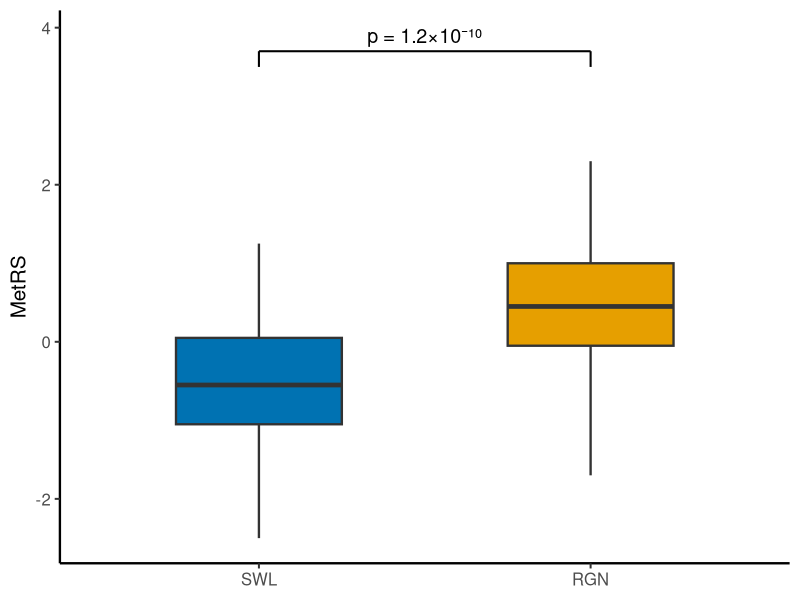

Here is the R script that generated this plot:
library(ggplot2)

d = read.csv("data.csv")
d$group = factor(d$group, levels = c("SWL", "RGN"))

fill_cols = c("SWL" = "#0072B2", "RGN" = "#E69F00")

p = ggplot(d, aes(x = group, fill = group)) +
  geom_boxplot(
    aes(ymin = whisker_low, lower = q1, middle = median, upper = q3, ymax = whisker_high),
    stat = "identity", width = 0.5, linewidth = 0.8, outlier.shape = NA
  ) +
  annotate("segment", x = 1, xend = 2, y = 3.7, yend = 3.7, linewidth = 0.7) +
  annotate("segment", x = 1, xend = 1, y = 3.5, yend = 3.7, linewidth = 0.7) +
  annotate("segment", x = 2, xend = 2, y = 3.5, yend = 3.7, linewidth = 0.7) +
  annotate("text", x = 1.5, y = 3.9, label = "p = 1.2\u00d710\u207b\u00b9\u2070", size = 5) +
  scale_fill_manual(values = fill_cols) +
  scale_x_discrete(limits = c("SWL", "RGN")) +
  labs(x = NULL, y = "MetRS") +
  theme_classic(base_size = 15) +
  theme(legend.position = "none", axis.line = element_line(linewidth = 0.8))

ggsave("fig3a.png", p, width = 5, height = 4, dpi = 800, bg = "white")
